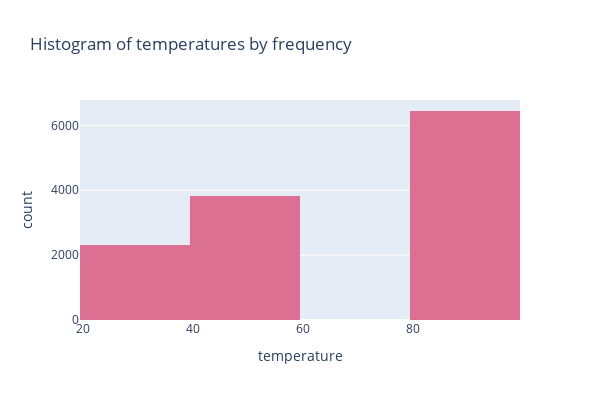

Write notebook code for a chart like this one.
### Markdown cell above
#### Histogram of temperatures by frequency

### Code cell
fig = px.histogram(
  data,
  x="temperature",
  title="Histogram of temperatures by frequency",
  nbins=3,
  width=600,
  height=400,
  color_discrete_sequence = ['#db7093']
)

fig.show()

### Figure 1 — Plotly figure (JSON) as saved in the notebook; plotly's stock layout.template omitted (floating-point values rounded to 4 significant figures; data arrays with more than 128 entries replaced by an {"elided": "..."} marker saying what was removed)
{"data": [{"alignmentgroup": "True", "bingroup": "x", "hovertemplate": "temperature=%{x}<br>count=%{y}<extra></extra>", "legendgroup": "", "marker": {"color": "#db7093", "pattern": {"shape": ""}}, "name": "", "nbinsx": 3, "offsetgroup": "", "orientation": "v", "showlegend": false, "type": "histogram", "x": {"elided": "12568 int values"}, "xaxis": "x", "yaxis": "y"}], "layout": {"barmode": "relative", "height": 400, "legend": {"tracegroupgap": 0}, "title": {"text": "Histogram of temperatures by frequency"}, "width": 600, "xaxis": {"anchor": "y", "domain": [0, 1], "title": {"text": "temperature"}}, "yaxis": {"anchor": "x", "domain": [0, 1], "title": {"text": "count"}}}}
